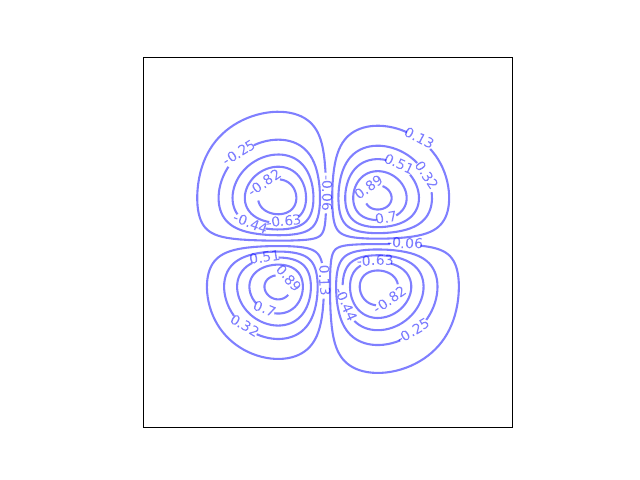

Write Python code to recreate this figure.
import numpy as np
import matplotlib.pyplot as plt

ax = plt.gca()
ax.set_aspect('equal')
ax.set_xticks([])
ax.set_yticks([])

x = np.arange(-2, 2, 0.001)
y = np.arange(-2, 2, 0.001)

X, Y = np.meshgrid(x, y)
Z = 5 * np.exp(-X**2 - 2 * Y**2) * np.sin(2 * X) * np.sin(Y)

levels = np.arange(-5, 5.1, 0.19)

contour = ax.contour(X, Y, Z, colors='blue',
                     linestyles='solid', levels=levels, alpha=0.5)

fmt = {level: level.round(2) for level in contour.levels}
ax.clabel(contour, contour.levels, inline=True, fmt=fmt)

plt.savefig('extrema.pdf', format='pdf')

plt.show()
